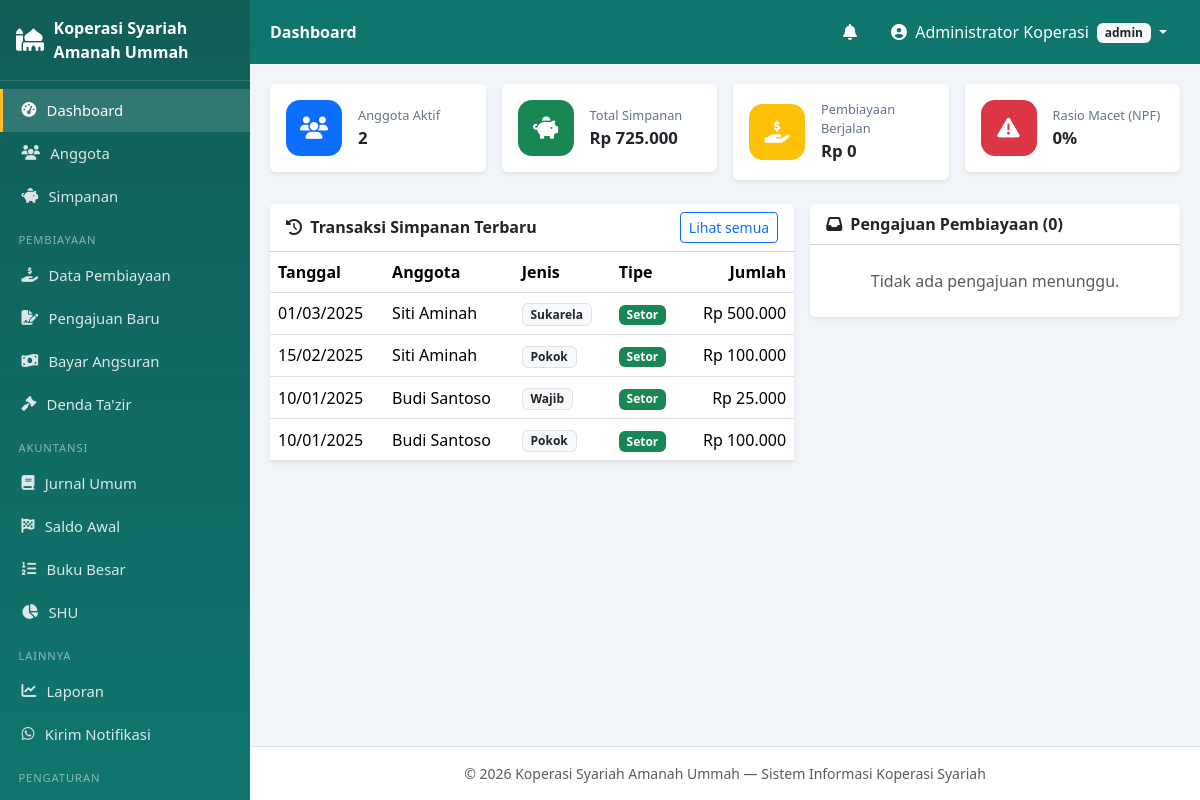
/index.php (signed in), run on the app's committed database.
### tables this page shows
CREATE TABLE profil_koperasi (
    id            INT PRIMARY KEY DEFAULT 1,
    nama_koperasi VARCHAR(150) NOT NULL,
    alamat        TEXT,
    no_telp       VARCHAR(30),
    email         VARCHAR(100),
    nama_ketua    VARCHAR(100),
    slogan        VARCHAR(150)
);

CREATE TABLE simpanan (
    id_simpanan      INT AUTO_INCREMENT PRIMARY KEY,
    id_anggota       INT NOT NULL,
    jenis_simpanan   ENUM('pokok','wajib','sukarela') NOT NULL,
    tipe             ENUM('setor','tarik') NOT NULL DEFAULT 'setor',
    tanggal          DATE NOT NULL,
    jumlah           DECIMAL(15,2) NOT NULL,
    keterangan       VARCHAR(255) DEFAULT NULL,
    id_user          INT DEFAULT NULL,
    created_at       TIMESTAMP DEFAULT CURRENT_TIMESTAMP,
    CONSTRAINT fk_simpanan_anggota FOREIGN KEY (id_anggota)
        REFERENCES anggota(id_anggota) ON DELETE CASCADE
);

CREATE TABLE anggota (
    id_anggota     INT AUTO_INCREMENT PRIMARY KEY,
    kode_anggota   VARCHAR(20) NOT NULL UNIQUE,
    nik            VARCHAR(20) DEFAULT NULL,
    nama           VARCHAR(100) NOT NULL,
    jenis_kelamin  ENUM('L','P') NOT NULL DEFAULT 'L',
    tempat_lahir   VARCHAR(50) DEFAULT NULL,
    tanggal_lahir  DATE DEFAULT NULL,
    alamat         TEXT,
    no_hp          VARCHAR(20) DEFAULT NULL,
    email          VARCHAR(100) DEFAULT NULL,
    pekerjaan      VARCHAR(100) DEFAULT NULL,
    status_anggota ENUM('aktif','nonaktif') NOT NULL DEFAULT 'aktif',
    tanggal_daftar DATE NOT NULL,
    created_at     TIMESTAMP DEFAULT CURRENT_TIMESTAMP
);

### config/database.php (called while the page is built, shortened)
<?php
class Database
{
    private static $instance = null;
    private function __construct()
    {
        try {
            $this->pdo = new PDO(
                'mysql:host=' . DB_HOST . ';dbname=' . DB_NAME . ';charset=utf8mb4',
                DB_USER, DB_PASS,
                [
                    PDO::ATTR_ERRMODE            => PDO::ERRMODE_EXCEPTION,
                    PDO::ATTR_DEFAULT_FETCH_MODE => PDO::FETCH_ASSOC,
                    PDO::ATTR_EMULATE_PREPARES   => false,
                ]
            );
        } catch (PDOException $e) {
            die('Koneksi database gagal: ' . $e->getMessage());
        }
    }
    public static function getInstance(): PDO
    {
        if (self::$instance === null) self::$instance = new self();
        return self::$instance->pdo;
    }
}

### models/PengaturanModel.php (called while the page is built, shortened)
<?php
require_once __DIR__ . '/../config/database.php';
class PengaturanModel
{
    private $db;
    public function __construct()
    {
        $this->db = Database::getInstance();
    }
    public function get(string $kunci, $default = null)
    {
        $st = $this->db->prepare('SELECT nilai FROM pengaturan WHERE kunci=?');
        $st->execute([$kunci]);
        $r = $st->fetch();
        return $r ? $r['nilai'] : $default;
    }
    public function profil()
    {
        return $this->db->query('SELECT * FROM profil_koperasi WHERE id=1')->fetch()
            ?: ['id' => 1, 'nama_koperasi' => 'Koperasi Syariah'];
    }
}

### models/LaporanModel.php (called while the page is built, shortened)
<?php
require_once __DIR__ . '/../config/database.php';
class LaporanModel
{
    private $db;
    public function __construct()
    {
        $this->db = Database::getInstance();
    }
    public function statistik(): array
    {
        $sql = "SELECT
            (SELECT COUNT(*) FROM anggota WHERE status_anggota='aktif')                AS anggota_aktif,
            (SELECT COALESCE(SUM(IF(tipe='setor', jumlah, -jumlah)),0) FROM simpanan) AS total_simpanan,
            (SELECT COALESCE(SUM(p.total_piutang - COALESCE(b.bayar,0)),0)
               FROM pembiayaan p
               LEFT JOIN (SELECT id_pembiayaan, SUM(jumlah_bayar) bayar
                          FROM angsuran GROUP BY id_pembiayaan) b
                      ON b.id_pembiayaan = p.id_pembiayaan
              WHERE p.status='berjalan')                                              AS outstanding,
            (SELECT COUNT(*) FROM pembiayaan WHERE status='pengajuan')                AS pengajuan,
            (SELECT COUNT(*) FROM pembiayaan WHERE status='berjalan')                 AS berjalan,
            (SELECT COUNT(DISTINCT a.id_pembiayaan)
               FROM angsuran a
               JOIN pembiayaan p ON a.id_pembiayaan = p.id_pembiayaan AND p.status='berjalan'
              WHERE a.status='belum' AND a.tanggal_jatuh_tempo < CURDATE())           AS macet";
        return $this->db->query($sql)->fetch();
    }
    public function transaksiTerbaru(int $limit = 6): array
    {
        $st = $this->db->prepare(
            'SELECT s.*, a.nama FROM simpanan s JOIN anggota a ON s.id_anggota=a.id_anggota
             ORDER BY s.id_simpanan DESC LIMIT ?'
        );
        $st->bindValue(1, $limit, PDO::PARAM_INT);
        $st->execute();
        return $st->fetchAll();
    }
    public function pengajuanPending(int $limit = 5): array
    {
        $st = $this->db->prepare(
            "SELECT p.*, a.nama, ja.nama_akad
             FROM pembiayaan p
             JOIN anggota a ON p.id_anggota=a.id_anggota
             JOIN jenis_akad ja ON p.id_akad=ja.id_akad
             WHERE p.status='pengajuan' ORDER BY p.id_pembiayaan DESC LIMIT ?"
        );
        $st->bindValue(1, $limit, PDO::PARAM_INT);
        $st->execute();
        return $st->fetchAll();
    }
}

### views/dashboard.php (the view, shortened to what this page needs)
<?php
require_once __DIR__ . '/../models/LaporanModel.php';
$lm        = new LaporanModel();
$stat      = $lm->statistik();
$transaksi = $lm->transaksiTerbaru(6);
$pending   = $lm->pengajuanPending(5);
$pageTitle = 'Dashboard';
$active    = 'dashboard';
include __DIR__ . '/layout/header.php';
$npf = ((int)$stat['berjalan'] > 0) ? round((int)$stat['macet'] / (int)$stat['berjalan'] * 100, 1) : 0;
?>
<div class="row g-3 mb-4">
  <div class="col-md-3 col-sm-6">
    <div class="card stat border-0 shadow-sm">
      <div class="icon bg-primary"><i class="fas fa-users"></i></div>
      <div class="body"><div class="label">Anggota Aktif</div>
      <div class="nilai"><?= (int)$stat['anggota_aktif'] ?></div></div>
    </div>
  </div>
  <div class="col-md-3 col-sm-6">
    <div class="card stat border-0 shadow-sm">
      <div class="icon bg-success"><i class="fas fa-piggy-bank"></i></div>
      <div class="body"><div class="label">Total Simpanan</div>
      <div class="nilai"><?= rupiah($stat['total_simpanan']) ?></div></div>
    </div>
  </div>
  <div class="col-md-3 col-sm-6">
    <div class="card stat border-0 shadow-sm">
      <div class="icon bg-warning"><i class="fas fa-hand-holding-usd"></i></div>
      <div class="body"><div class="label">Pembiayaan Berjalan</div>
      <div class="nilai"><?= rupiah($stat['outstanding']) ?></div></div>
    </div>
  </div>
  <div class="col-md-3 col-sm-6">
    <div class="card stat border-0 shadow-sm">
      <div class="icon bg-danger"><i class="fas fa-exclamation-triangle"></i></div>
      <div class="body"><div class="label">Rasio Macet (NPF)</div>
      <div class="nilai"><?= $npf ?>%</div></div>
    </div>
  </div>
</div>
<div class="row g-3">
  <div class="col-lg-7">
    <div class="card border-0 shadow-sm">
      <div class="card-header bg-white d-flex justify-content-between align-items-center">
        <b><i class="fas fa-history me-1"></i> Transaksi Simpanan Terbaru</b>
        <a class="btn btn-sm btn-outline-primary" href="index.php?mod=simpanan&act=list">Lihat semua</a>
      </div>
      <div class="table-responsive">
        <table class="table table-hover align-middle mb-0">
          <thead><tr><th>Tanggal</th><th>Anggota</th><th>Jenis</th><th>Tipe</th><th class="text-end">Jumlah</th></tr></thead>
          <tbody>
          <?php foreach ($transaksi as $t): ?>
            <tr>
              <td><?= e(date('d/m/Y', strtotime($t['tanggal']))) ?></td>
              <td><?= e($t['nama']) ?></td>
              <td><span class="badge bg-light text-dark border"><?= e(ucfirst($t['jenis_simpanan'])) ?></span></td>
              <td><span class="badge bg-<?= $t['tipe']==='setor'?'success':'danger' ?>"><?= e(ucfirst($t['tipe'])) ?></span></td>
              <td class="text-end"><?= rupiah($t['jumlah']) ?></td>
            </tr>
          <?php endforeach; ?>
          </tbody>
        </table>
      </div>
    </div>
  </div>
  <div class="col-lg-5">
    <div class="card border-0 shadow-sm">
      <div class="card-header bg-white">
        <b><i class="fas fa-inbox me-1"></i> Pengajuan Pembiayaan (<?= (int)$stat['pengajuan'] ?>)</b>
      </div>
      <ul class="list-group list-group-flush">
        <?php if (!$pending): ?>
        <li class="list-group-item text-center text-muted py-4">Tidak ada pengajuan menunggu.</li>
        <?php endif; ?>
      </ul>
    </div>
  </div>
</div>
<?php include __DIR__ . '/layout/footer.php'; ?>

### views/layout/header.php (shortened to what this page needs)
<?php
require_once __DIR__ . '/../../config/database.php';
require_once __DIR__ . '/../../models/PengaturanModel.php';
$user      = $_SESSION['user'];
$pageTitle = $pageTitle ?? 'Dashboard';
$active    = $active ?? 'dashboard';
$pmModel = new PengaturanModel();
$profil  = $pmModel->profil();
$logo    = trim((string)$pmModel->get('logo', ''));
$logoAda = $logo !== '' && file_exists(__DIR__ . '/../../assets/img/' . $logo);
if (!function_exists('rupiah')) {
    function rupiah($n) { return 'Rp ' . number_format((float)($n ?: 0), 0, ',', '.'); }
}
if (!function_exists('e')) {
    function e($s) { return htmlspecialchars((string)($s ?? ''), ENT_QUOTES, 'UTF-8'); }
}
?>
<!DOCTYPE html>
<html lang="id">
<head>
<link href="https://cdn.jsdelivr.net/npm/bootstrap@5.3.3/dist/css/bootstrap.min.css" rel="stylesheet">
<link href="https://cdnjs.cloudflare.com/ajax/libs/font-awesome/6.5.2/css/all.min.css" rel="stylesheet">
<link rel="stylesheet" href="assets/css/style.css">
</head>
<body>
<div class="wrapper">
  <aside class="sidebar" id="sidebar">
    <div class="brand">
      <?php if ($logoAda): ?>
        <img src="assets/img/<?= e($logo) ?>" alt="Logo">
      <?php else: ?>
        <i class="fas fa-mosque"></i>
      <?php endif; ?>
      <span><?= e($profil['nama_koperasi'] ?? 'KSU Syariah') ?></span>
    </div>
    <nav>
      <a href="index.php?mod=dashboard" class="<?= $active==='dashboard'?'on':'' ?>">
        <i class="fas fa-tachometer-alt"></i> Dashboard</a>
      <a href="index.php?mod=anggota&act=list" class="<?= $active==='anggota'?'on':'' ?>">
        <i class="fas fa-users"></i> Anggota</a>
      <a href="index.php?mod=simpanan&act=list" class="<?= $active==='simpanan'?'on':'' ?>">
        <i class="fas fa-piggy-bank"></i> Simpanan</a>
      <div class="menu-label">Pembiayaan</div>
      <a href="index.php?mod=pembiayaan&act=list" class="<?= $active==='pembiayaan'?'on':'' ?>">
        <i class="fas fa-hand-holding-usd"></i> Data Pembiayaan</a>
      <a href="index.php?mod=pembiayaan&act=pengajuan" class="<?= $active==='pembiayaan-pengajuan'?'on':'' ?>">
        <i class="fas fa-file-signature"></i> Pengajuan Baru</a>
      <a href="index.php?mod=pembiayaan&act=angsuran" class="<?= $active==='pembiayaan-angsuran'?'on':'' ?>">
        <i class="fas fa-money-bill-wave"></i> Bayar Angsuran</a>
      <a href="index.php?mod=denda&act=list" class="<?= $active==='denda'?'on':'' ?>">
        <i class="fas fa-gavel"></i> Denda Ta'zir</a>
      <div class="menu-label">Akuntansi</div>
      <a href="index.php?mod=jurnal&act=list" class="<?= $active==='jurnal'?'on':'' ?>">
        <i class="fas fa-book"></i> Jurnal Umum</a>
      <a href="index.php?mod=jurnal&act=saldo_awal" class="<?= $active==='jurnal-saldo-awal'?'on':'' ?>">
        <i class="fas fa-flag-checkered"></i> Saldo Awal</a>
      <a href="index.php?mod=jurnal&act=buku_besar" class="<?= $active==='jurnal-buku-besar'?'on':'' ?>">
        <i class="fas fa-list-ol"></i> Buku Besar</a>
      <a href="index.php?mod=shu&act=list" class="<?= $active==='shu'?'on':'' ?>">
        <i class="fas fa-chart-pie"></i> SHU</a>
      <div class="menu-label">Lainnya</div>
      <a href="index.php?mod=laporan" class="<?= $active==='laporan'?'on':'' ?>">
        <i class="fas fa-chart-line"></i> Laporan</a>
      <a href="index.php?mod=notifikasi&act=kirim" class="<?= $active==='notifikasi-kirim'?'on':'' ?>">
        <i class="fab fa-whatsapp"></i> Kirim Notifikasi</a>
      <?php if ($user['level'] === 'admin'): ?>
      <div class="menu-label">Pengaturan</div>
      <a href="index.php?mod=pengaturan&act=profil" class="<?= $active==='pengaturan-profil'?'on':'' ?>">
        <i class="fas fa-building"></i> Profil Koperasi</a>
      <?php endif; ?>
    </nav>
  </aside>
  <div class="main">
    <nav class="topbar">
      <div class="topbar-title"><?= e($pageTitle) ?></div>
      <div class="dropdown ms-auto me-2">
        <button class="btn btn-link text-white position-relative" data-bs-toggle="dropdown">
          <i class="fas fa-bell"></i>
        </button>
      </div>
      <div class="dropdown">
        <button class="btn btn-link text-white dropdown-toggle text-decoration-none" data-bs-toggle="dropdown">
          <i class="fas fa-user-circle me-1"></i> <?= e($user['nama_lengkap']) ?>
          <span class="badge bg-light text-dark ms-1"><?= e($user['level']) ?></span>
        </button>
      </div>
    </nav>
    <main class="content">

### views/layout/footer.php (shortened to what this page needs)
    </main>
    <footer class="text-center small text-muted py-3 border-top bg-white">
      &copy; <?= date('Y') ?> <?= e($profil['nama_koperasi'] ?? 'Koperasi Syariah') ?>
      — Sistem Informasi Koperasi Syariah
    </footer>
  </div>
</div>
</body>
</html>

### assets/css/style.css (style rules this page uses)
:root { --primary: #0f766e; --primary-2: #115e59; --sidebar-w: 250px; }
body { background: #f1f5f9; font-family: system-ui, -apple-system, "Segoe UI", Roboto, sans-serif; }
.wrapper { display: flex; min-height: 100vh; }
.main { flex: 1; margin-left: var(--sidebar-w); display: flex; flex-direction: column; min-width: 0; }
.content { padding: 1.25rem; flex: 1; }
.sidebar { width: var(--sidebar-w); background: linear-gradient(180deg, var(--primary-2), var(--primary)); color: #fff; position: fixed; top: 0; bottom: 0; left: 0; overflow-y: auto; z-index: 1040; }
.sidebar .brand { display: flex; align-items: center; gap: .6rem; padding: 1rem; font-weight: 700; border-bottom: 1px solid rgba(255,255,255,.15); min-height: 64px; }
.sidebar .brand i { font-size: 1.4rem; }
.sidebar nav { padding: .5rem 0 2rem; }
.sidebar nav a { display: flex; align-items: center; gap: .65rem; padding: .65rem 1.15rem; color: rgba(255,255,255,.85); text-decoration: none; font-size: .925rem; border-left: 3px solid transparent; }
.sidebar nav a.on { background: rgba(255,255,255,.14); border-left-color: #fbbf24; color: #fff; }
.sidebar .menu-label { padding: .9rem 1.15rem .3rem; font-size: .7rem; text-transform: uppercase; letter-spacing: .08em; color: rgba(255,255,255,.5); }
.topbar { background: var(--primary); min-height: 64px; display: flex; align-items: center; padding: 0 1.25rem; position: sticky; top: 0; z-index: 1030; }
.topbar-title { color: #fff; font-weight: 600; }
.topbar .btn-link { text-decoration: none; }
.card.stat { display: flex; flex-direction: row; align-items: center; gap: 1rem; padding: 1rem; }
.card.stat .icon { width: 56px; height: 56px; border-radius: 14px; display: flex; align-items: center; justify-content: center; font-size: 1.4rem; color: #fff; flex-shrink: 0; }
.card.stat .label { font-size: .8rem; color: #64748b; }
.card.stat .nilai { font-size: 1.05rem; font-weight: 700; }
.table thead th { white-space: nowrap; }

### data on the page
profil_koperasi: nama_koperasi "Koperasi Syariah Amanah Ummah"
simpanan: tanggal "01/03/2025", id_anggota.nama "Siti Aminah", jenis_simpanan "Sukarela", tipe "Setor", jumlah "Rp 500.000"
simpanan: tanggal "15/02/2025", id_anggota.nama "Siti Aminah", jenis_simpanan "Pokok", tipe "Setor", jumlah "Rp 100.000"
simpanan: tanggal "10/01/2025", id_anggota.nama "Budi Santoso", jenis_simpanan "Wajib", tipe "Setor", jumlah "Rp 25.000"
simpanan: tanggal "10/01/2025", id_anggota.nama "Budi Santoso", jenis_simpanan "Pokok", tipe "Setor", jumlah "Rp 100.000"

### other printed values
$pageTitle "Dashboard"
$user['nama_lengkap'] "Administrator Koperasi"
$user['level'] "admin"
$stat['anggota_aktif'] "2"
rupiah($stat['total_simpanan']) "Rp 725.000"
rupiah($stat['outstanding']) "Rp 0"
$npf "0"
$stat['pengajuan'] "0"
